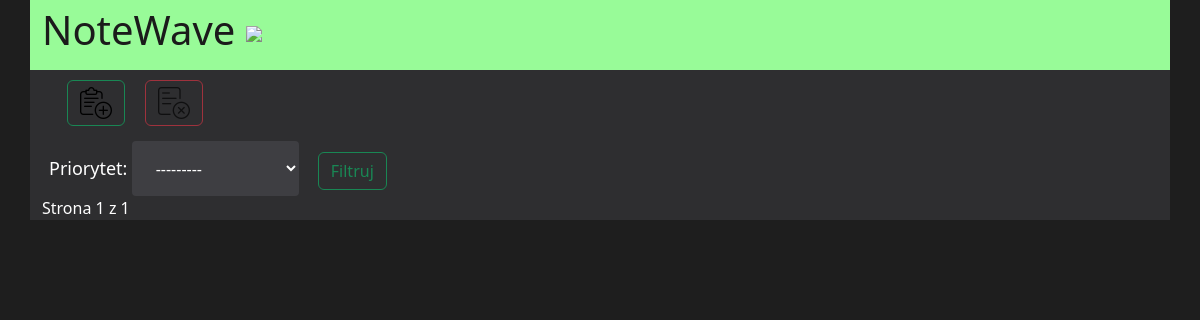
/, run on an earlier commit of the app's database.
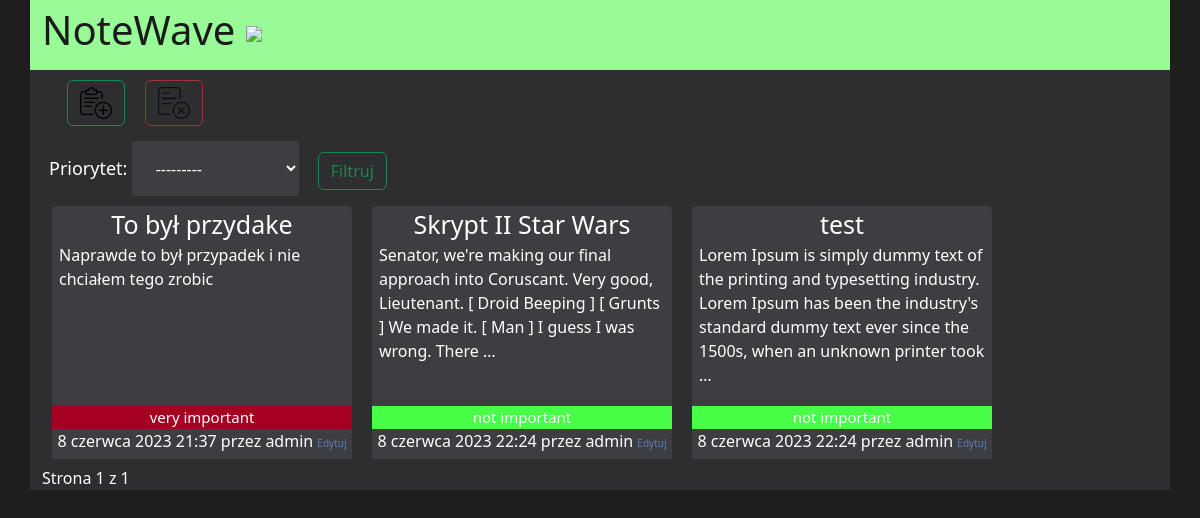
And on a later commit of the database.
### project/models.py (models this page shows, shortened)
class Post(models.Model):
    STATUS_CHOICES = (
        ('very important', 'Bardzo Ważne'),
        ('important','Ważne'),
        ('not as important', 'Nie tak ważne'),
        ('not important', 'Nieważne'),
    )
    tytul = models.CharField(max_length=100)
    tresc = models.TextField()
    data_utworzenia = models.DateTimeField(default=timezone.now())
    autor = models.ForeignKey(User, on_delete=models.CASCADE)
    priorytet = models.CharField(max_length=20,choices=STATUS_CHOICES,default='draft')

### project/views.py (the view)
# urls.py: path('', views.post_list.as_view(), name='post_list'),
class post_list(ListView):
    model = Post
    filter_class = PostFilter
    paginate_by = 8
    template_name = 'project/post/list.html'
    def get_queryset(self):
        queryset = super().get_queryset()
        self.filter = self.filter_class(self.request.GET, queryset=queryset)
        return self.filter.qs
    def get_context_data(self, **kwargs):
        context = super().get_context_data(**kwargs)
        context['filter'] = self.filter
        return context

### project/templates/project/post/list.html (shortened to what this page needs)
{% extends "project/base.html" %}

### project/templates/project/base.html (shortened to what this page needs)
{% load static %}
<!doctype html>
<html lang="en">
  <head>
    <link href="https://cdn.jsdelivr.net/npm/bootstrap@5.3.0-alpha3/dist/css/bootstrap.min.css" rel="stylesheet">
    <link href="{% static 'css/style.css' %}" rel="stylesheet">
</head>
  <body>
     <header class="container-xl">
         <div class="name"><a href="..">NoteWave <img src="{% static 'photos/notes.png' %}"></a> </div>
        </header>
        <main class="container-xl">
          <div class="panel">
             <div class="buttons">
                 <div class="add">
                      <button type="button" class="btn btn-outline-success"><a href="/add_post"><img src="{% static 'photos/add.png' %}" alt="add"></a></button>
                 </div>
                 <div class="remove">
                      <button type="button" class="btn btn-outline-danger" disabled><a href=""><img src="{% static 'photos/remove.png' %}" alt="remove"></a></button>
                 </div>
             </div>
          </div>
             <div class="form">
                <form method="get" class="nie">
                    {{ filter.form}}
                     <button class="btn btn-outline-success">Filtruj</button>
                </form>
              </div>
          <div class="notes">
             {% for post in filter.qs %}
            <div class="post">
                <div class="title">
                    <a href="/detail/{{ post.pk }}">{{ post.tytul }}</a>
                </div>
                <div class="content">
                    {{ post.tresc|truncatewords:30|linebreaks }}
                </div>
                  <div class="status" id="colo_{{ post.pk }}">
                      {{ post.priorytet }}
                  </div>
                  <div class="date">
                    {{ post.data_utworzenia }} przez {{ post.autor }}
                    <a href="/detail/edit/{{ post.pk }}">Edytuj</a>
                  </div>
                </div>
            {% endfor %}
          </div>
        {% include "project/pagination.html" with page=page_obj %}
        </main >
  </body>
</html>

What changed in the data, as far as the page shows it:
added Post: tytul "To był przydake", tresc "Naprawde to był przypadek i nie chciałem tego zrobic", priorytet "very important", data_utworzenia "8 czerwca 2023 21:37", autor "admin"
added Post: tytul "Skrypt II Star Wars", tresc "Senator, we're making our final approach into Coruscant. Very good, Lieutenant. [ Droid Beeping ] [ Grunts ] We made it. [ Man ] I guess I was wrong. There …", priorytet "not important", data_utworzenia "8 czerwca 2023 22:24", autor "admin"
added Post: tytul "test", tresc "Lorem Ipsum is simply dummy text of the printing and typesetting industry. Lorem Ipsum has been the industry's standard dummy text ever since the 1500s, when an unknown printer took …", priorytet "not important", data_utworzenia "8 czerwca 2023 22:24", autor "admin"
